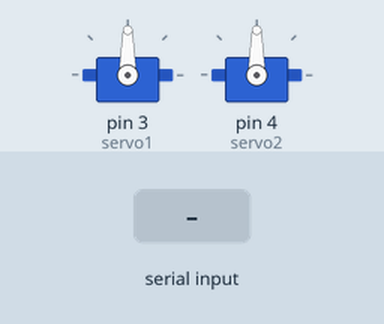
Simulated run of this sketch. Board: Arduino Uno, built with avr-gcc and run on an emulated ATmega328P. Shown: 2 × servo. The inputs (shaded band) are chosen by the test bench. What the sketch prints to the serial monitor is not drawn.

Above: at 1.2 s.
1.3 s: "b" received over Serial
At 1.8 s:
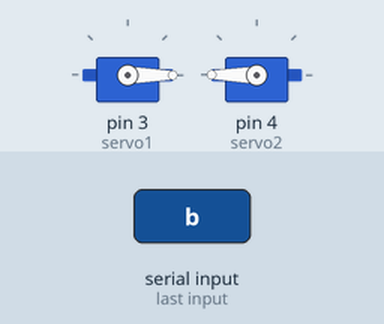
2.8 s: "c" received over Serial
At 4.0 s:
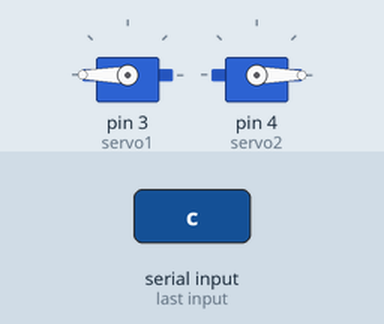
4.3 s: "a" received over Serial
At 5.3 s:
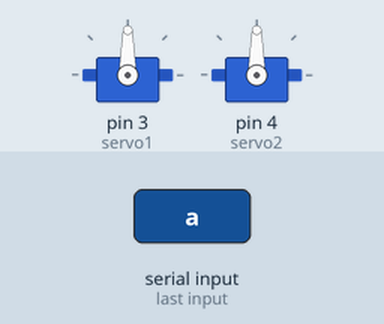
Timing chart, 0 to 7.3 s (numbered marks = the images above; inputs shaded):
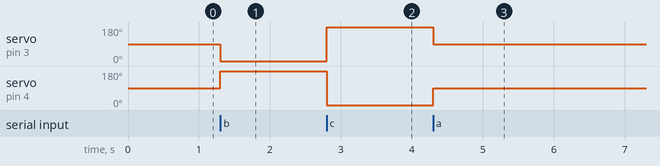

Measured:
- after the input at 1.3 s, servo on pin 3 (servo1): 90° → 0° at once; servo on pin 4 (servo2): 90° → 180° at once
- after the input at 2.8 s, servo on pin 3 (servo1): 0° → 180° at once; servo on pin 4 (servo2): 180° → 0° at once
- after the input at 4.3 s, servo on pin 3 (servo1): 180° → 90° at once; servo on pin 4 (servo2): 0° → 90° at once

The sketch:

test2.ino
```cpp
#include <Servo.h>
Servo servo1;
Servo servo2;

void setup()
{
  Serial.begin(115200);
  Serial.println(":-]");

  servo1.attach(3);
  servo2.attach(4);
}

void loop()
{
  if(Serial.available())
  {
    char val = Serial.read();
    if(val == '.')
    {
      Serial.println(' ');
      Serial.println("bye");
      Serial.end();
    }
    if(val == 'a')
    {
      servo1.write(90);
      servo2.write(90);
    }
    if(val == 'b')
    {
       servo1.write(0);
       servo2.write(180);
    }
    if(val == 'c')
    {
       servo1.write(180);
       servo2.write(0);
    }
  }
  delay(100);
}
```
